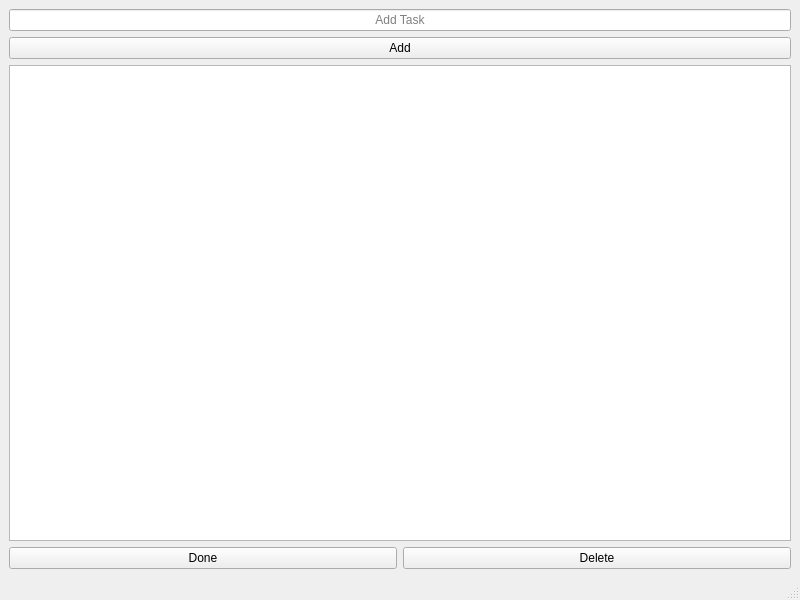
<?xml version="1.0" encoding="UTF-8"?>
<ui version="4.0">
 <class>MainWindow</class>
 <widget class="QMainWindow" name="MainWindow">
  <property name="geometry">
   <rect>
    <x>0</x>
    <y>0</y>
    <width>800</width>
    <height>600</height>
   </rect>
  </property>
  <property name="windowTitle">
   <string>MainWindow</string>
  </property>
  <widget class="QWidget" name="centralwidget">
   <layout class="QVBoxLayout" name="verticalLayout">
    <item>
     <widget class="QLineEdit" name="taskInput">
      <property name="text">
       <string/>
      </property>
      <property name="alignment">
       <set>Qt::AlignmentFlag::AlignCenter</set>
      </property>
      <property name="placeholderText">
       <string>Add Task</string>
      </property>
     </widget>
    </item>
    <item>
     <widget class="QPushButton" name="addBtn">
      <property name="text">
       <string>Add</string>
      </property>
     </widget>
    </item>
    <item>
     <widget class="QListWidget" name="taskList"/>
    </item>
    <item>
     <layout class="QHBoxLayout" name="horizontalLayout">
      <item>
       <widget class="QPushButton" name="doneBtn">
        <property name="text">
         <string>Done</string>
        </property>
       </widget>
      </item>
      <item>
       <widget class="QPushButton" name="deleteBtn">
        <property name="text">
         <string>Delete</string>
        </property>
       </widget>
      </item>
     </layout>
    </item>
   </layout>
  </widget>
  <widget class="QMenuBar" name="menubar">
   <property name="geometry">
    <rect>
     <x>0</x>
     <y>0</y>
     <width>800</width>
     <height>21</height>
    </rect>
   </property>
  </widget>
  <widget class="QStatusBar" name="statusbar"/>
 </widget>
 <resources/>
 <connections/>
</ui>
